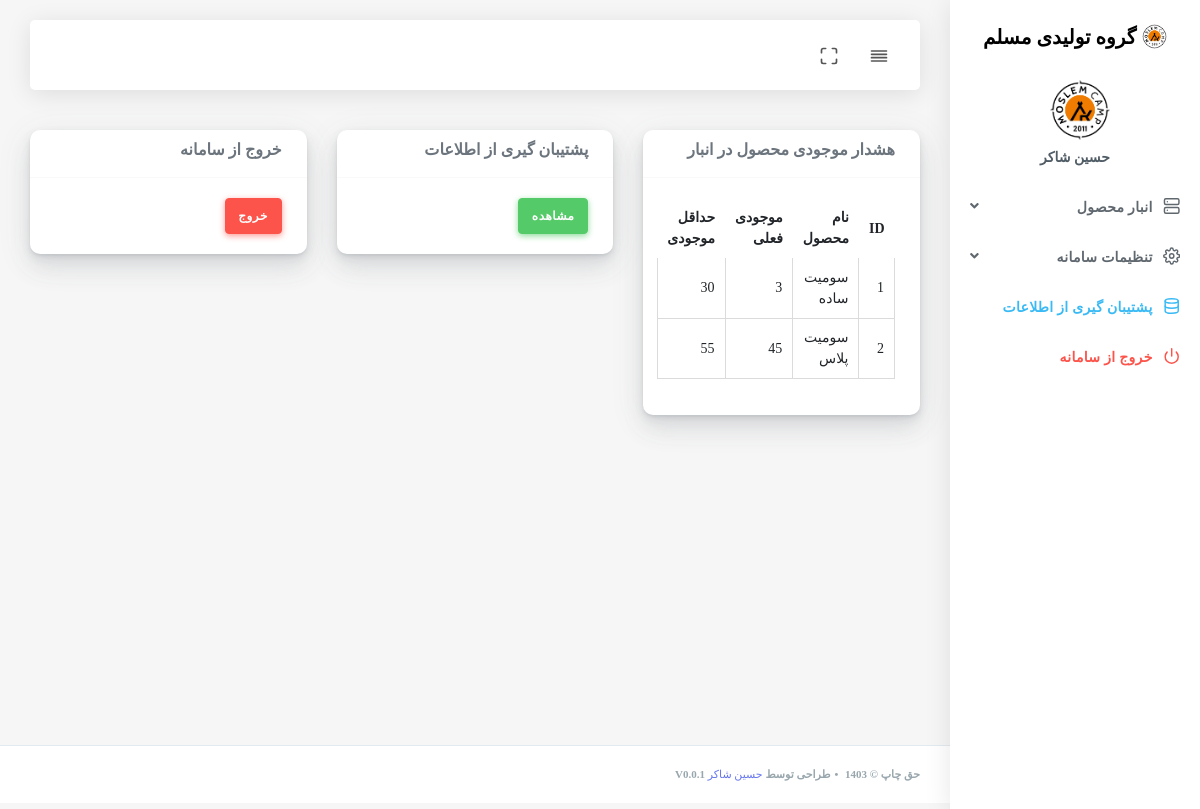
Page /index.php (signed in) on the earlier database version.
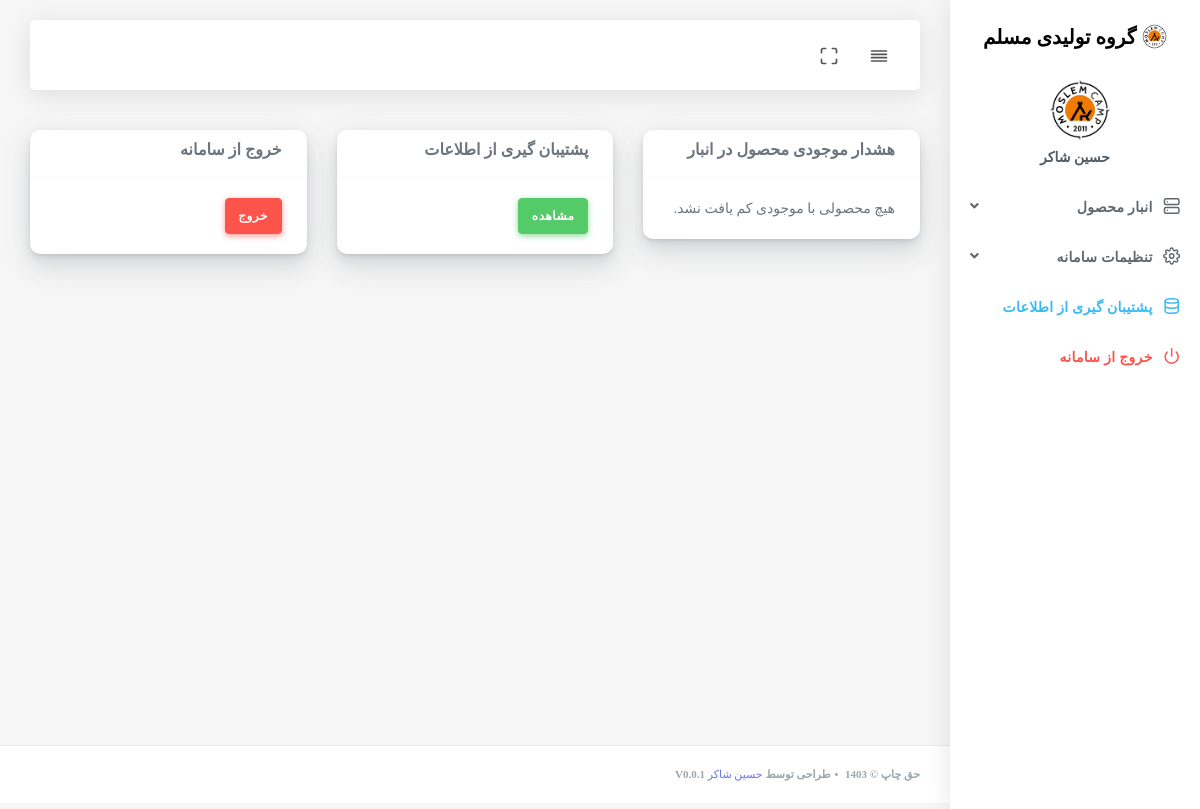
Same page on the later database version.
### tables this page shows
CREATE TABLE `options` (
  `id` int(11) NOT NULL AUTO_INCREMENT,
  `sitename` text NOT NULL,
  `logo` text NOT NULL,
  PRIMARY KEY (`id`)
);

CREATE TABLE `products` (
  `id` int(11) NOT NULL AUTO_INCREMENT,
  `product_name` text NOT NULL,
  `productqr` int(11) NOT NULL,
  `minStock` int(11) NOT NULL,
  `stock` int(11) NOT NULL,
  PRIMARY KEY (`id`)
);

### inc/functions.php (called while the page is built)
<?php
function getColumnValue($connection, $columnName,$tablename) {
    $sql = "SELECT $columnName FROM $tablename";
    $result = mysqli_query($connection, $sql);
    $row = mysqli_fetch_assoc($result);
    return $row[$columnName];
}

### index.php (the view, shortened to what this page needs)
<?php
require_once 'header.php';
?>
<div class="main-content">
<nav class="row">
 <nav class="col-md-4">
     <nav class="card">
         <nav class="card-header">
             <h6>هشدار موجودی محصول در انبار</h6>
         </nav>
         <nav class="card-body">
         <?php
function displayLowStockProducts($connection) {
    $maxCount = 10000;
    $sql = "SELECT * FROM products WHERE stock < minStock AND stock < $maxCount";
    $result = $connection->query($sql);
    if ($result->num_rows > 0) {
        echo "<table class='table'><tr><th>ID</th><th>نام محصول</th><th>موجودی فعلی</th><th>حداقل موجودی</th></tr>";
        while($row = $result->fetch_assoc()) {
            echo "<tr><td>".$row["id"]."</td><td>".$row["product_name"]."</td><td>".$row["stock"]."</td><td>".$row["minStock"]."</td></tr>";
        }
        echo "</table>";
    } else {
        echo "هیچ محصولی با موجودی کم یافت نشد.";
    }
}
displayLowStockProducts($connection);
?>
         </nav>
     </nav>
 </nav>
    <nav class="col-md-4">
        <nav class="card">
            <nav class="card-header">
                <h6>پشتیبان گیری از اطلاعات</h6>
            </nav>
            <nav class="card-body">
                <a class="btn btn-success" href="backup.php">مشاهده</a>
            </nav>
        </nav>
    </nav>
    <nav class="col-md-4">
        <nav class="card">
            <nav class="card-header">
                <h6>خروج از سامانه</h6>
            </nav>
            <nav class="card-body">
                <a class="btn btn-danger" href="exit.php">خروج</a>
            </nav>
        </nav>
    </nav>
</nav>
</div>
<?php require_once 'footer.php';?>

### header.php (shortened to what this page needs)
<?php
$base_url2 = (isset($_SERVER['HTTPS']) && $_SERVER['HTTPS'] === 'on' ? "https" : "http") . "://" . $_SERVER['HTTP_HOST'];
$base_url=$base_url2 . '/moslem';
require_once 'database.php';
require_once 'inc/functions.php';
?>
<!DOCTYPE html>
<html lang="Fa">
<head>
    <link rel="stylesheet" href="<?php echo $base_url; ?>/assets/css/app.min.css">
    <link rel="stylesheet" href="<?php echo $base_url; ?>/assets/bundles/datatables/datatables.min.css">
    <link rel="stylesheet" href="<?php echo $base_url; ?>/assets/bundles/datatables/DataTables-1.10.16/css/dataTables.bootstrap4.min.css">
    <link rel="stylesheet" href="<?php echo $base_url; ?>/assets/bundles/jqvmap/dist/jqvmap.min.css">
    <link rel="stylesheet" href="<?php echo $base_url; ?>/assets/bundles/weather-icon/css/weather-icons.min.css">
    <link rel="stylesheet" href="<?php echo $base_url; ?>/assets/bundles/weather-icon/css/weather-icons-wind.min.css">
    <link rel="stylesheet" href="<?php echo $base_url; ?>/assets/bundles/summernote/summernote-bs4.css">
    <link rel="stylesheet" href="<?php echo $base_url; ?>/assets/bundles/bootstrap-daterangepicker/daterangepicker.css">
    <link rel="stylesheet" href="<?php echo $base_url; ?>/assets/bundles/bootstrap-colorpicker/dist/css/bootstrap-colorpicker.min.css">
    <link rel="stylesheet" href="<?php echo $base_url; ?>/assets/bundles/select2/dist/css/select2.min.css">
    <link rel="stylesheet" href="<?php echo $base_url; ?>/assets/bundles/jquery-selectric/selectric.css">
    <link rel="stylesheet" href="<?php echo $base_url; ?>/assets/bundles/bootstrap-timepicker/css/bootstrap-timepicker.min.css">
    <link rel="stylesheet" href="<?php echo $base_url; ?>/assets/bundles/bootstrap-tagsinput/dist/bootstrap-tagsinput.css">
    <link rel="stylesheet" href="<?php echo $base_url; ?>/assets/css/style.css">
    <link rel="stylesheet" href="<?php echo $base_url; ?>/assets/css/components.css">
    <link rel="stylesheet" href="<?php echo $base_url; ?>/assets/css/custom.css">
</head>
<body class="">
<div id="app">
    <div class="main-wrapper main-wrapper-1">
        <div class="navbar-bg"></div>
        <nav class="navbar navbar-expand-lg main-navbar">
            <div class="form-inline mr-auto">
                <ul class="navbar-nav mr-3">
                    <li><a href="#" data-toggle="sidebar" class="nav-link nav-link-lg
									collapse-btn"> <i data-feather="align-justify"></i></a></li>
                    <li><a href="#" class="nav-link nav-link-lg fullscreen-btn">
                            <i data-feather="maximize"></i>
                        </a></li>
                </ul>
            </div>
        </nav>
        <?php
require_once 'menu.php';
?>

### menu.php (shortened to what this page needs)
<div class="main-sidebar sidebar-style-2">
    <aside id="sidebar-wrapper">
        <div class="sidebar-brand">
            <a href="<?php echo $base_url; ?>/index.php"> <img alt="تصویر" src="<?php echo $base_url; ?>/assets/img/logo-m.png" class="header-logo"> <span class="logo-name">
                <?php
$columnName = "sitename";
$tablename="options";
$value = getColumnValue($connection, $columnName,$tablename);
echo "$value";
                ?>
            </span>
            </a>
        </div>
        <div class="sidebar-user">
            <div class="sidebar-user-picture">
                <img alt="تصویر" src="<?php echo $base_url; ?>/assets/img/logo-m.png">
            </div>
            <div class="sidebar-user-details">
                <div class="user-name"><?php echo $_SESSION["username"];?></div>
                    <?php
    $accessArray = explode(',', $_SESSION["access"]);
    ?>
            </div>
        </div>
        <ul class="sidebar-menu">
            <?php  if (in_array(6, $accessArray) || in_array(7, $accessArray) || in_array(8, $accessArray) || in_array(9, $accessArray) || in_array(10, $accessArray)) {?>
            <li class="dropdown ">
                <a href="#" class="nav-link has-dropdown"><i data-feather="server"></i><span>انبار محصول</span></a>
                <?php  } ?>
                    <?php  if (in_array(6, $accessArray) || in_array(7, $accessArray) || in_array(8, $accessArray) || in_array(9, $accessArray) || in_array(10, $accessArray)) {?>
            </li>
            <?php  } ?>
            <?php  if (in_array(20, $accessArray) || in_array(21, $accessArray) || in_array(22, $accessArray)|| in_array(25, $accessArray)|| in_array(26, $accessArray) ) {?>
            <li class="dropdown ">
                <a href="#" class="nav-link has-dropdown"><i data-feather="settings"></i><span>تنظیمات سامانه</span></a>
                <?php  } ?>
                <?php  if (in_array(20, $accessArray) || in_array(21, $accessArray) || in_array(22, $accessArray)|| in_array(25, $accessArray)|| in_array(26, $accessArray) ) {?>
            </li>
            <?php  } ?>
            <?php if (in_array(24, $accessArray)) {?>
            <li><a class="nav-link text-info" href="<?php echo $base_url; ?>/backup.php"><i data-feather="database"></i><span>پشتیبان گیری از اطلاعات</span></a></li>
            <?php  } ?>
            <li><a class="nav-link text-danger" href="<?php echo $base_url; ?>/exit.php"><i data-feather="power"></i><span class="text-danger">خروج از سامانه</span></a></li>
        </ul>
    </aside>
</div>

### footer.php (shortened to what this page needs)
<footer class="main-footer">
    <div class="footer-left">
        حق چاپ © 1403 <div class="bullet"></div>طراحی توسط <a href="https://hshaker.ir/">حسین شاکر</a> v0.0.1
    </div>
</footer>
</div>
</div>
</body>
</html>

### header.php (style rules this page uses)
tbody>tr>td { border: 1px solid #dbdbdb; }

Differences in the rows shown:
no longer on this page (row edited): products: id "1", product_name "سومیت ساده", stock "3", minStock "30"
no longer on this page (row edited): products: id "2", product_name "سومیت پلاس", stock "45", minStock "55"
Other differences:
text no longer shown: "ID نام محصول موجودی فعلی حداقل موجودی"
text now shown: "هیچ محصولی با موجودی کم یافت نشد."
